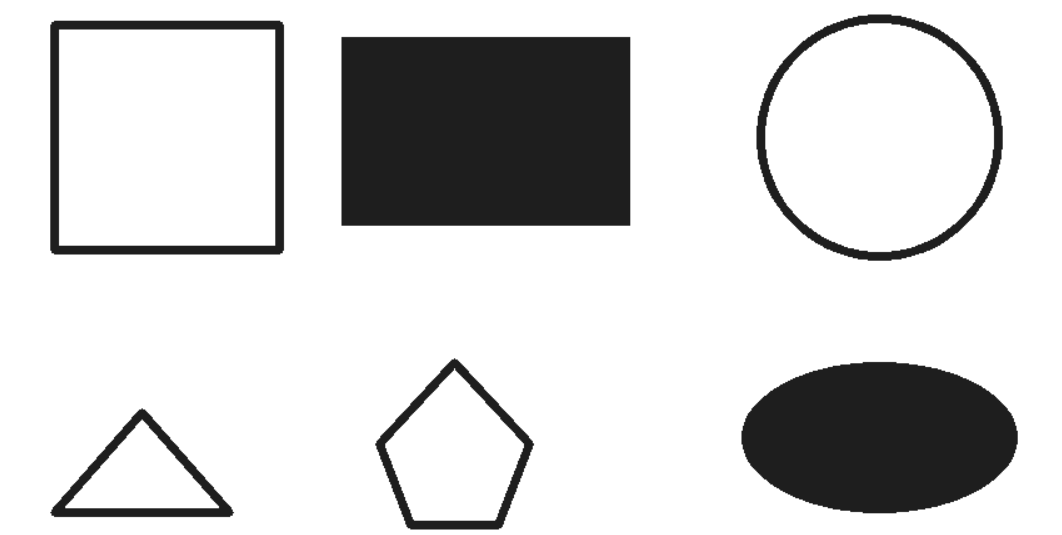
#> input picture Solutions/Lab 3 (Chapter 2.2)/II - Bài tập thực hành/Exercise 4/2_2_test.png, 1062 x 535 px
$ jupyter execute Canny_2.ipynb
#> lines starting #> are read from the running program, lines starting #| are printed output that depends on the picture; after the words box and inside, x2 and y2 are one past the last pixel; in counts of white or black regions, pixels touching at a corner belong together
[cell 1]
import cv2
import numpy as np
import matplotlib.pyplot as plt

IMAGE_PATH = "./2_2_test.png"
img = cv2.imread(IMAGE_PATH)
#> img is the input picture: shape (535, 1062, 3); min 30, max 255, mean 211.7
if img is None:
    raise FileNotFoundError(f"Không đọc được ảnh: {IMAGE_PATH}")

gray = cv2.cvtColor(img, cv2.COLOR_BGR2GRAY)
blur = cv2.GaussianBlur(gray, (5, 5), 1.0)

low, high = 50, 150
edges = cv2.Canny(blur, low, high)
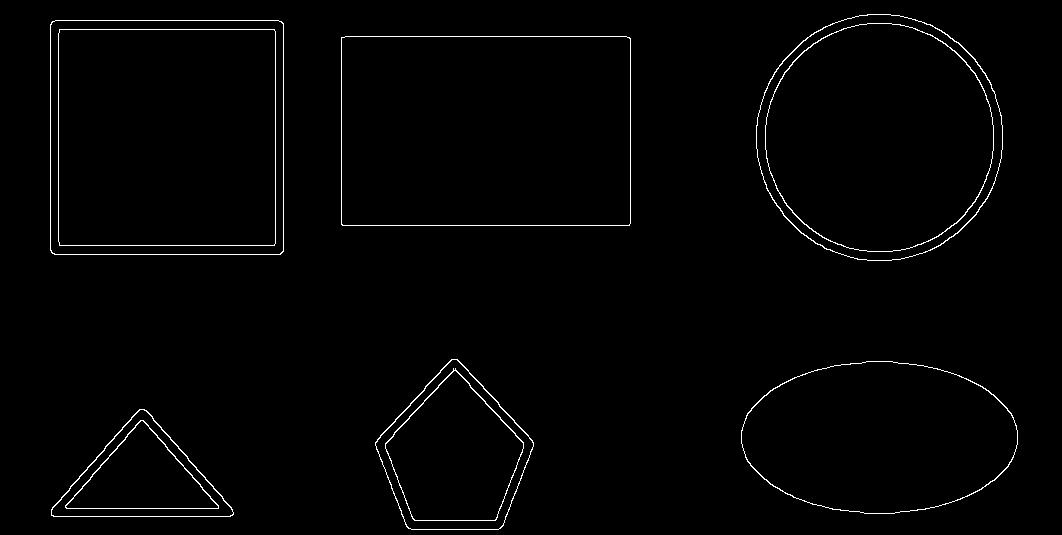
#> edges: shape (535, 1062); 1.3% white in thin lines or dots, all inside (x1, y1, x2, y2) = (50, 14, 1018, 530)

# (khuyến nghị) nối biên cho dễ tìm contour
kernel = cv2.getStructuringElement(cv2.MORPH_ELLIPSE, (5,5))
edges2 = cv2.dilate(edges, kernel, iterations=1)
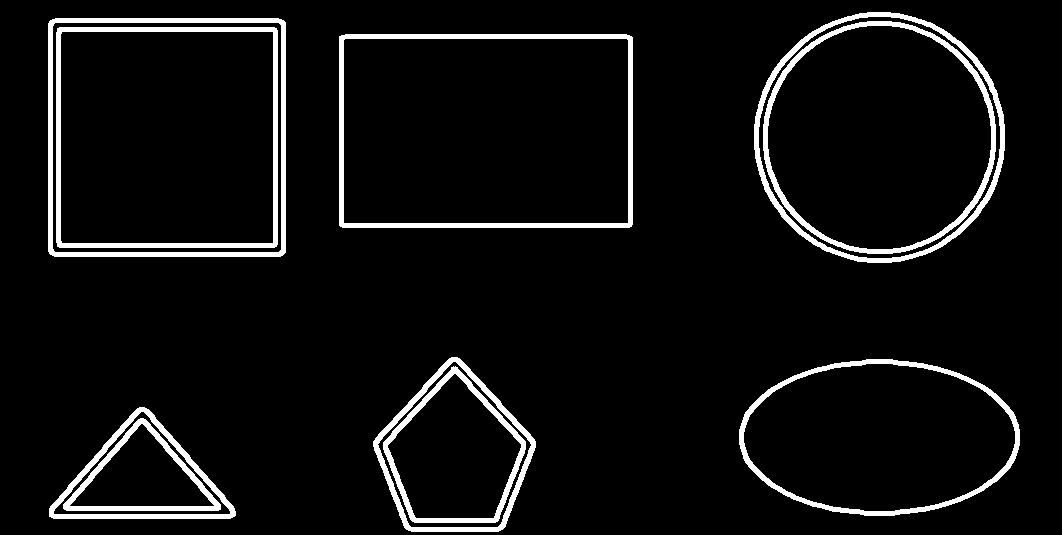
#> edges2: shape (535, 1062); 6.2% white; 10 white regions, largest, box (x1, y1, x2, y2) and area: (339, 34, 633, 228) 4755, (48, 18, 286, 257) 4630, (56, 27, 278, 248) 4310
edges2 = cv2.morphologyEx(edges2, cv2.MORPH_CLOSE, kernel, iterations=2)
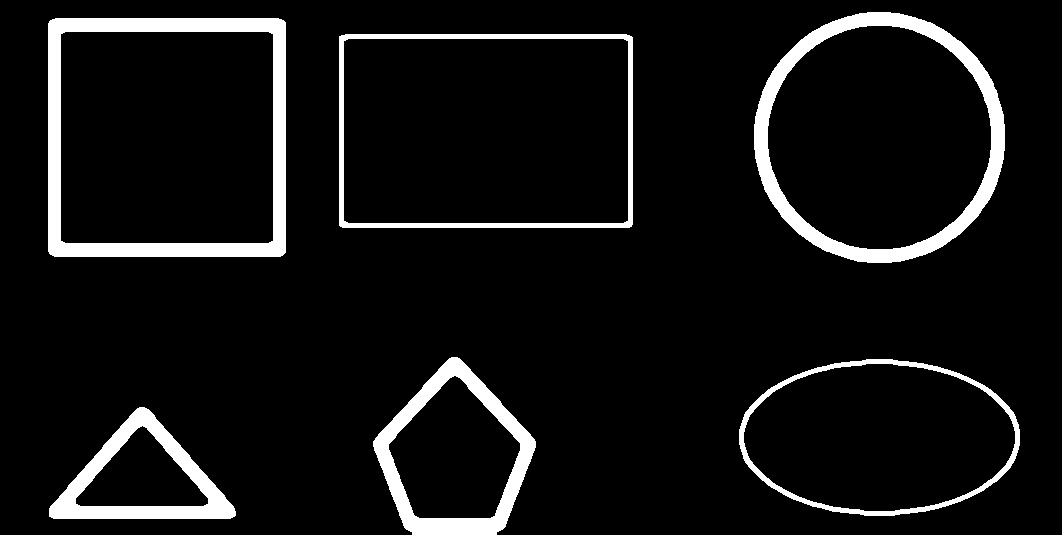
#> edges2: shape (535, 1062); 7.7% white; 6 white regions

contours, _ = cv2.findContours(edges2, cv2.RETR_EXTERNAL, cv2.CHAIN_APPROX_SIMPLE)
#> contours = 6 contours; box (x1, y1, x2, y2) and area: (339, 34, 633, 228) 56526, (48, 18, 286, 257) 56360, (754, 12, 1005, 263) 49242, (739, 359, 1020, 516) 34230, (373, 357, 536, 535) 19287, (49, 407, 236, 519) 11678

min_area = 100
kept = [c for c in contours if cv2.contourArea(c) >= min_area]
#> kept has the same summary as contours

def classify_shape(cnt):
    peri = cv2.arcLength(cnt, True)
    if peri == 0:
        return None, None
    approx = cv2.approxPolyDP(cnt, 0.02 * peri, True)
    v = len(approx)
    area = cv2.contourArea(cnt)
    if area < min_area:
        return None, approx

    if v == 3:
        return "Triangle", approx
    if v == 4:
        x, y, w, h = cv2.boundingRect(approx)
        ar = w / float(h) if h > 0 else 0
        if 0.90 <= ar <= 1.10:
            return "Square", approx
        return "Rectangle", approx
    if v == 5:
        return "Pentagon", approx

    circularity = 4 * np.pi * area / (peri * peri)
    if circularity > 0.78:
        return "Circle-ish", approx
    return "Polygon", approx

out = img.copy()

for cnt in kept:
    label, approx = classify_shape(cnt)
    if label is None:
        continue
    cv2.drawContours(out, [approx], -1, (0, 180, 0), 3)
    M = cv2.moments(cnt)
    if M["m00"] != 0:
        cx = int(M["m10"] / M["m00"])
        cy = int(M["m01"] / M["m00"])
        cv2.putText(out, label, (cx - 55, cy),
                    cv2.FONT_HERSHEY_SIMPLEX, 0.8, (0, 0, 255), 2, cv2.LINE_AA)
#> this loop made 6 passes
#> (peri in classify_shape, approx, v in classify_shape, area in classify_shape, x in classify_shape, y in classify_shape, w in classify_shape, h in classify_shape) on passes 1, 4, 5: (486.8, [[49, 508], [53, 518], [235, 515], [144, 407]], 4, 11678.5, 49, 407, 187, 112), (966.7, [[339, 36], [340, 226], [631, 226], [631, 36]], 4, 56526.5, 339, 36, 293, 191), (940.6, [[50, 20], [49, 253], [282, 255], [285, 22]], 4, 56360, 49, 20, 237, 236)
#> (peri in classify_shape, v in classify_shape, area in classify_shape, circularity in classify_shape, label, cx, cy) on passes 2, 6: (736.7, 8, 34229.5, 0.793, 'Circle-ish', 879, 437), (828.4, 8, 49242.5, 0.902, 'Circle-ish', 879, 137)
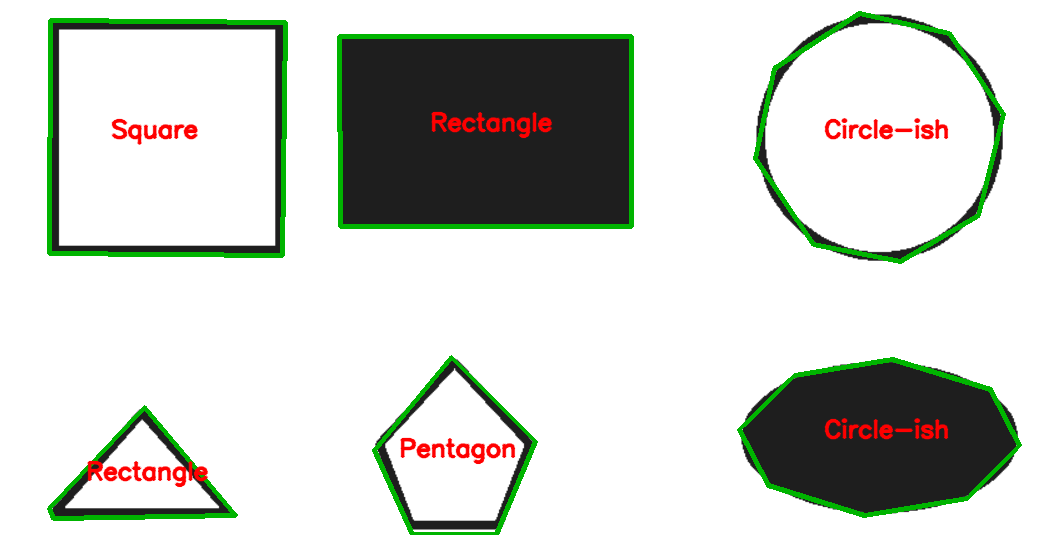
#> out: shape (535, 1062, 3); 5.26% of pixels changed, all inside (x1, y1, x2, y2) = (47, 11, 1022, 535)

print("Contours:", len(contours), "| kept:", len(kept))
#| Contours: 6 | kept: 6

plt.figure(figsize=(14,5))
plt.subplot(1,3,1); plt.imshow(cv2.cvtColor(img, cv2.COLOR_BGR2RGB)); plt.axis("off"); plt.title("Input")
plt.subplot(1,3,2); plt.imshow(edges, cmap="gray"); plt.axis("off"); plt.title("Edges")
plt.subplot(1,3,3); plt.imshow(cv2.cvtColor(out, cv2.COLOR_BGR2RGB)); plt.axis("off"); plt.title("Labeled")
plt.tight_layout()
plt.show()
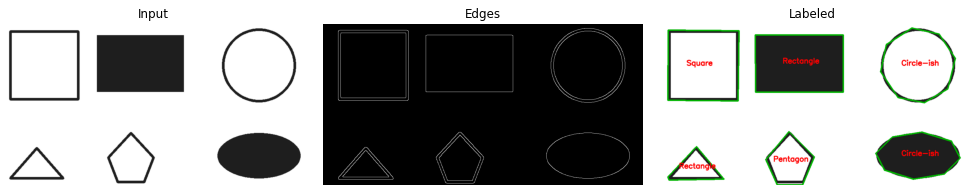
#> figure drawn by matplotlib, 3 panels

$ run again, with Solutions/Lab 3 (Chapter 2.2)/II - Bài tập thực hành/Exercise 4/2_1_test.png copied over Solutions/Lab 3 (Chapter 2.2)/II - Bài tập thực hành/Exercise 4/2_2_test.png
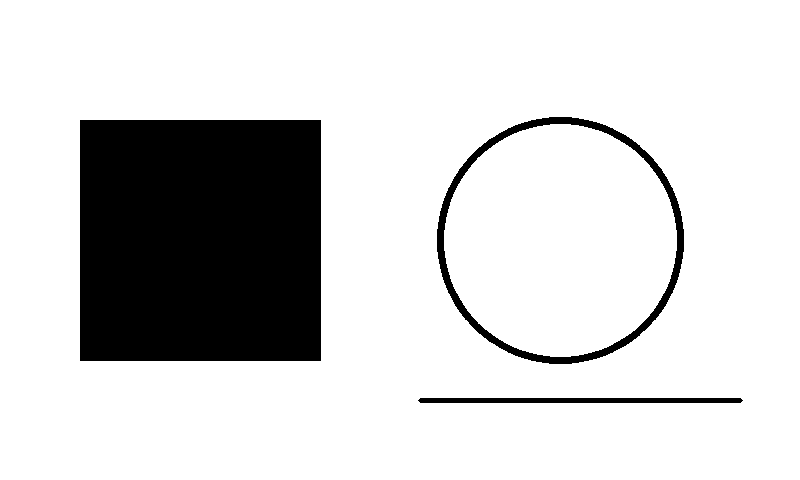
#> input picture Solutions/Lab 3 (Chapter 2.2)/II - Bài tập thực hành/Exercise 4/2_1_test.png, 800 x 480 px
#> img is the input picture: shape (480, 800, 3); values 30 (black) and 255 (white), 83.1% white; 3 black regions, box (x1, y1, x2, y2) and area: (80, 120, 321, 361) 58081, (437, 117, 684, 364) 5278, (418, 398, 743, 403) 1613
#> edges: shape (480, 800); 0.85% white in thin lines or dots, all inside (x1, y1, x2, y2) = (79, 116, 743, 403)
#> `edges2 = cv2.morphologyEx(edges2, cv2.MORPH_CLOSE, kernel, iterations=2)`:
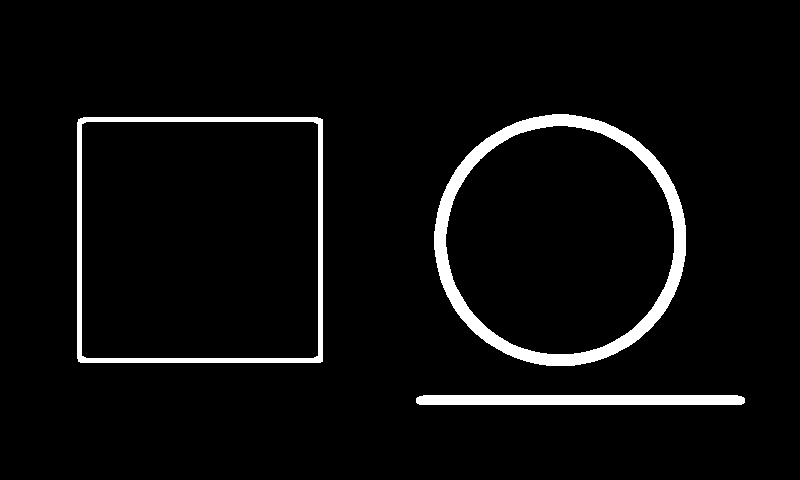
#> edges2: shape (480, 800); 4.5% white; 3 white regions
#> contours = 3 contours; box (x1, y1, x2, y2) and area: (77, 117, 323, 363) 60002, (434, 114, 686, 366) 49534, (416, 395, 745, 405) 2927
#> kept has the same summary as contours
#> the loop `for cnt in kept:` made 3 passes
#> (peri in classify_shape, approx, v in classify_shape, area in classify_shape, x in classify_shape, y in classify_shape, w in classify_shape, h in classify_shape) on pass 2: (975.3, [[78, 119], [78, 361], [322, 361], [322, 119]], 4, 60002, 78, 119, 245, 243)
#| Contours: 3 | kept: 3
#> `plt.show()`:
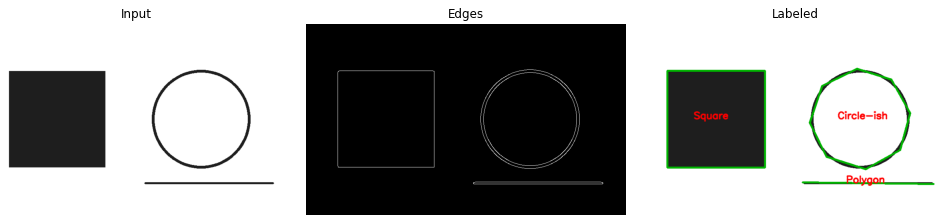
#> figure drawn by matplotlib, 3 panels
